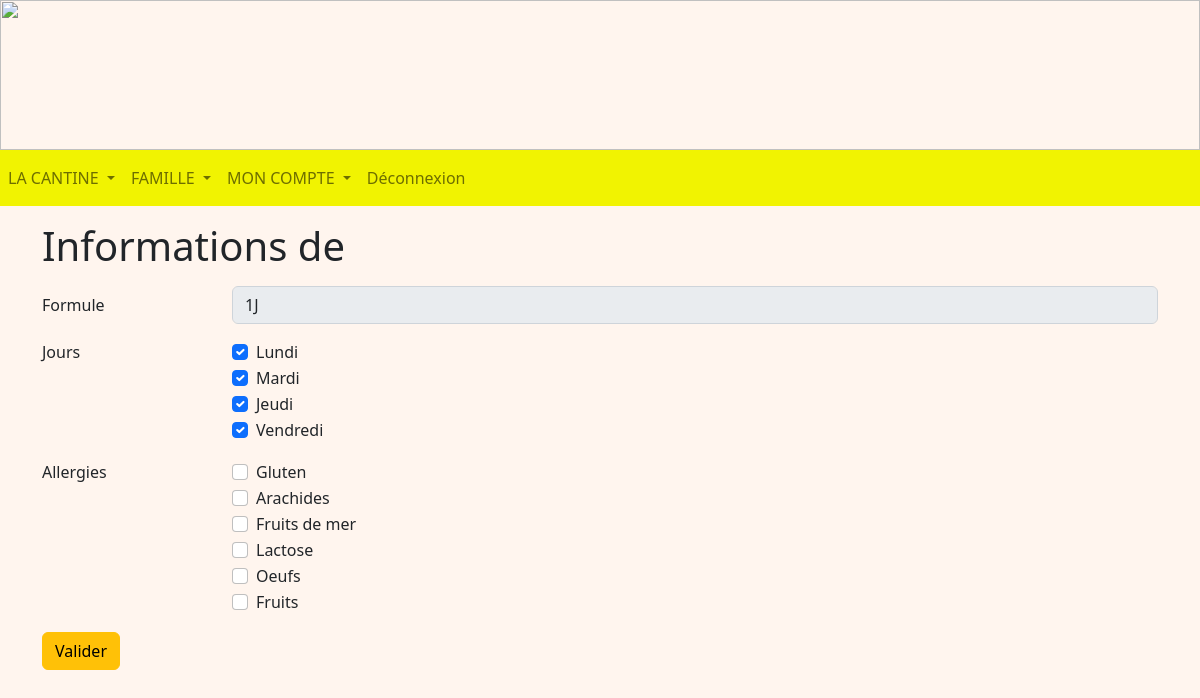
The app's page /enfant/10 (signed in), older data.
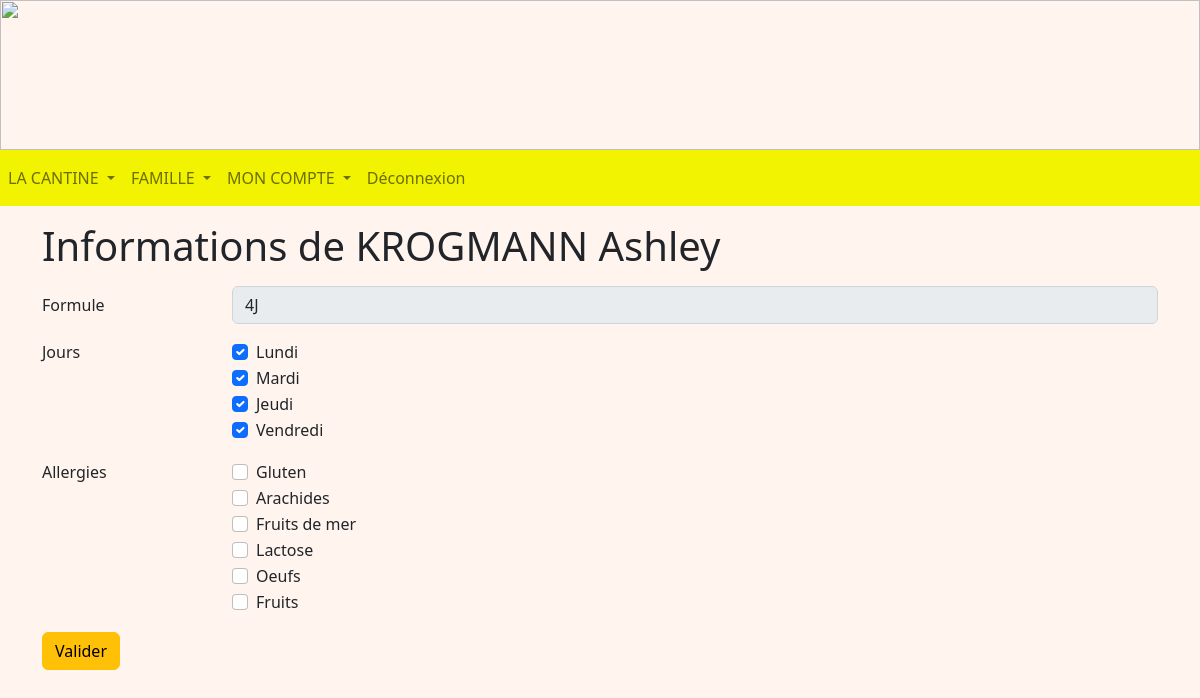
The same page, newer data.
### tables this page shows
CREATE TABLE Enfant (
  code_enfant integer primary key autoincrement,
  nom_enfant TEXT NOT NULL,
  prenom_enfant TEXT NOT NULL,
  code_tarif integer NOT NULL,
  code_classe integer NOT NULL,
  code_representant integer NOT NULL,
  code_formule integer NOT NULL,
  FOREIGN KEY (code_tarif) REFERENCES Tarif(code_tarif),
  FOREIGN KEY (code_classe) REFERENCES Classe(code_classe),
  FOREIGN KEY (code_representant) REFERENCES Representant(code_representant)
  FOREIGN KEY (code_formule) REFERENCES Formule(code_formule)
);

### representant.py (the view, shortened to what this page needs)
@app.route('/enfant/<int:code_enfant>', methods = ["POST", "GET"])
@login_required
def enfant(code_enfant):
    db = get_db()
    cur = db.cursor()
    user = cur.execute("SELECT type_compte FROM Compte WHERE identifiant = ?", (flask_login.current_user.name, )).fetchone()
    if user[0] == 'Representant':
        representant = cur.execute("SELECT code_representant FROM Representant WHERE identifiant = ?", (flask_login.current_user.name, )).fetchone()
        enfant = cur.execute("SELECT nom_enfant, prenom_enfant, code_formule FROM Enfant WHERE code_representant = ? and code_enfant = ?", (representant[0], code_enfant, )).fetchone()
        enfants = cur.execute("SELECT code_enfant, prenom_enfant FROM Enfant WHERE code_representant = ? ORDER BY prenom_enfant", (representant[0], )).fetchall()
        formules = cur.execute("SELECT * FROM Formule").fetchall()
        joursManges = cur.execute("SELECT J.code_jour FROM Mange AS M INNER JOIN Jour AS J ON M.code_jour = J.code_jour WHERE M.code_enfant = ?", (code_enfant, )).fetchall()
        jours = cur.execute("SELECT * FROM Jour").fetchall()
        allergies = cur.execute("SELECT * FROM Allergie").fetchall()
        allergiques = cur.execute("SELECT code_allergie FROM EstAllergiqueA WHERE code_enfant = ?", (code_enfant, )).fetchall()
        now = choixDate()
        return render_template('R_enfant.html', enfants = enfants, enfant = enfant, formules = formules, jours = jours, joursManges = joursManges, allergies = allergies, allergiques = allergiques)
    if user[0] == 'Admin':
        return redirect(url_for('accueilAdmin'))
    return redirect(url_for('accueilEnseignant'))

### main.py (called while the page is built)
@login_manager.user_loader
def load_user(user_id):
    db = get_db()
    cur = db.cursor()
    user = cur.execute('SELECT identifiant, mot_de_passe FROM Compte WHERE identifiant=?', (user_id, )).fetchone()
    return User(user[0], user[1])

def get_db():
    if 'db' not in g:
        g.db = sqlite3.connect(DATABASE)
    return g.db

@app.teardown_appcontext
def close_connection(exception):
    db = g.pop('db', None)
    if db is not None:
        db.close()

def choixDate():
    return datetime.datetime.today()

### templates/R_enfant.html (shortened to what this page needs)
<!DOCTYPE html>
<html>
<head>
    {% extends "R_layout.html" %}
    {% block content %}
    <div class="container mt-3 mb-3">
        <h1>Informations de {{ enfant[0] }} {{ enfant[1] }}</h1>
        <form method="POST">
            <div class="row mt-3 mb-3">
                <label for="formule" class="col-sm-2 col-form-label">Formule</label>
                <div class="col-sm-10">
                    <select name="formule" class="form-control" id="formule" disabled>
                        {% for formule in formules %}
                        {% if enfant[2] == formule[0] %}
                        <option value="{{ formule[0] }}" selected>{{ formule[1] }}</option>
                        {% else %}
                        <option value="{{ formule[0] }}">{{ formule[1] }}</option>
                        {% endif %}
                        {% endfor %}
                    </select>
                </div>
            </div>
            <div class="form-group row mt-3 mb-3">
                <div class="col-sm-2">
                    <p>Jours</p>
                </div>
                <div class="col-sm-10">
                    {% for jour in jours %}
                    <div class="form-check">
                        {% set br = namespace (break = 1) %}
                        {% for jourMange in joursManges %}
                        {% if jour[0] == jourMange[0] %}
                        <input class="form-check-input" type="checkbox" value="{{ jour[0] }}" name="{{ jour[1] }}"
                            id="{{ jour[1] }}" checked>
                        {% set br.break = 0 %}
                        {% endif %}
                        {% endfor %}
                        <label class="form-check-label" for="{{ jour[1] }}">
                            {{ jour[1] }}
                        </label>
                    </div>
                    {% endfor %}
                </div>
            </div>
            <div class="form-group row mt-3 mb-3">
                <div class="col-sm-2">
                    <p>Allergies</p>
                </div>
                <div class="col-sm-10">
                    {% for allergie in allergies %}
                    <div class="form-check">
                        {% set br = namespace (break = 1) %}
                        {% if br.break == 1 %}
                        <input class="form-check-input" type="checkbox" value="{{ allergie[0] }}"
                            name="{{ allergie[1] }}" id="{{ allergie[1] }}">
                        {% endif %}
                        <label class="form-check-label" for="{{ allergie[1] }}">
                            {{ allergie[1] }}
                        </label>
                    </div>
                    {% endfor %}
                </div>
            </div>
            <button type="submit" class="btn btn-warning mb-3">Valider</button>
        </form>
    </div>
    {% endblock %}

Row changes from the older to the newer data that the page shows:
now on this page (row edited): Enfant: nom_enfant "KROGMANN", prenom_enfant "Ashley"
Text that changed along with them:
form field formule: "1J" → "4J"
